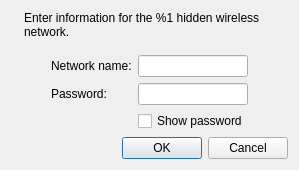
<?xml version="1.0" encoding="UTF-8"?>
<ui version="4.0">
 <class>HiddenNetworkDialog</class>
 <widget class="QDialog" name="HiddenNetworkDialog">
  <property name="geometry">
   <rect>
    <x>0</x>
    <y>0</y>
    <width>414</width>
    <height>258</height>
   </rect>
  </property>
  <property name="windowTitle">
   <string>Hidden wireless network</string>
  </property>
  <layout class="QVBoxLayout" name="verticalLayout">
   <property name="sizeConstraint">
    <enum>QLayout::SetFixedSize</enum>
   </property>
   <item>
    <layout class="QHBoxLayout" name="horizontalLayout_2">
     <item>
      <widget class="QLabel" name="icon">
       <property name="sizePolicy">
        <sizepolicy hsizetype="Maximum" vsizetype="Preferred">
         <horstretch>0</horstretch>
         <verstretch>0</verstretch>
        </sizepolicy>
       </property>
       <property name="text">
        <string/>
       </property>
       <property name="pixmap">
        <pixmap resource="qconnman-ui.qrc">:/images/network-wireless.png</pixmap>
       </property>
      </widget>
     </item>
     <item>
      <widget class="QLabel" name="label">
       <property name="text">
        <string>Enter information for the %1 hidden wireless network.</string>
       </property>
       <property name="wordWrap">
        <bool>true</bool>
       </property>
      </widget>
     </item>
    </layout>
   </item>
   <item>
    <spacer name="verticalSpacer">
     <property name="orientation">
      <enum>Qt::Vertical</enum>
     </property>
     <property name="sizeType">
      <enum>QSizePolicy::Fixed</enum>
     </property>
     <property name="sizeHint" stdset="0">
      <size>
       <width>20</width>
       <height>10</height>
      </size>
     </property>
    </spacer>
   </item>
   <item>
    <layout class="QHBoxLayout" name="horizontalLayout">
     <item>
      <spacer name="horizontalSpacer">
       <property name="orientation">
        <enum>Qt::Horizontal</enum>
       </property>
       <property name="sizeHint" stdset="0">
        <size>
         <width>40</width>
         <height>20</height>
        </size>
       </property>
      </spacer>
     </item>
     <item>
      <layout class="QGridLayout" name="gridLayout">
       <item row="1" column="0">
        <widget class="QLabel" name="label_3">
         <property name="text">
          <string>Password:</string>
         </property>
        </widget>
       </item>
       <item row="1" column="1">
        <widget class="QLineEdit" name="password">
         <property name="echoMode">
          <enum>QLineEdit::Password</enum>
         </property>
        </widget>
       </item>
       <item row="2" column="1">
        <widget class="QCheckBox" name="showPassword">
         <property name="text">
          <string>Show password</string>
         </property>
        </widget>
       </item>
       <item row="0" column="0">
        <widget class="QLabel" name="label_2">
         <property name="text">
          <string>Network name:</string>
         </property>
        </widget>
       </item>
       <item row="0" column="1">
        <widget class="QLineEdit" name="networkName">
         <property name="echoMode">
          <enum>QLineEdit::Normal</enum>
         </property>
        </widget>
       </item>
      </layout>
     </item>
     <item>
      <spacer name="horizontalSpacer_2">
       <property name="orientation">
        <enum>Qt::Horizontal</enum>
       </property>
       <property name="sizeHint" stdset="0">
        <size>
         <width>40</width>
         <height>20</height>
        </size>
       </property>
      </spacer>
     </item>
    </layout>
   </item>
   <item>
    <widget class="QDialogButtonBox" name="buttonBox">
     <property name="orientation">
      <enum>Qt::Horizontal</enum>
     </property>
     <property name="standardButtons">
      <set>QDialogButtonBox::Cancel|QDialogButtonBox::Ok</set>
     </property>
    </widget>
   </item>
  </layout>
 </widget>
 <tabstops>
  <tabstop>networkName</tabstop>
  <tabstop>password</tabstop>
  <tabstop>showPassword</tabstop>
  <tabstop>buttonBox</tabstop>
 </tabstops>
 <resources>
  <include location="qconnman-ui.qrc"/>
 </resources>
 <connections>
  <connection>
   <sender>buttonBox</sender>
   <signal>accepted()</signal>
   <receiver>HiddenNetworkDialog</receiver>
   <slot>accept()</slot>
   <hints>
    <hint type="sourcelabel">
     <x>248</x>
     <y>254</y>
    </hint>
    <hint type="destinationlabel">
     <x>157</x>
     <y>274</y>
    </hint>
   </hints>
  </connection>
  <connection>
   <sender>buttonBox</sender>
   <signal>rejected()</signal>
   <receiver>HiddenNetworkDialog</receiver>
   <slot>reject()</slot>
   <hints>
    <hint type="sourcelabel">
     <x>316</x>
     <y>260</y>
    </hint>
    <hint type="destinationlabel">
     <x>286</x>
     <y>274</y>
    </hint>
   </hints>
  </connection>
 </connections>
</ui>
